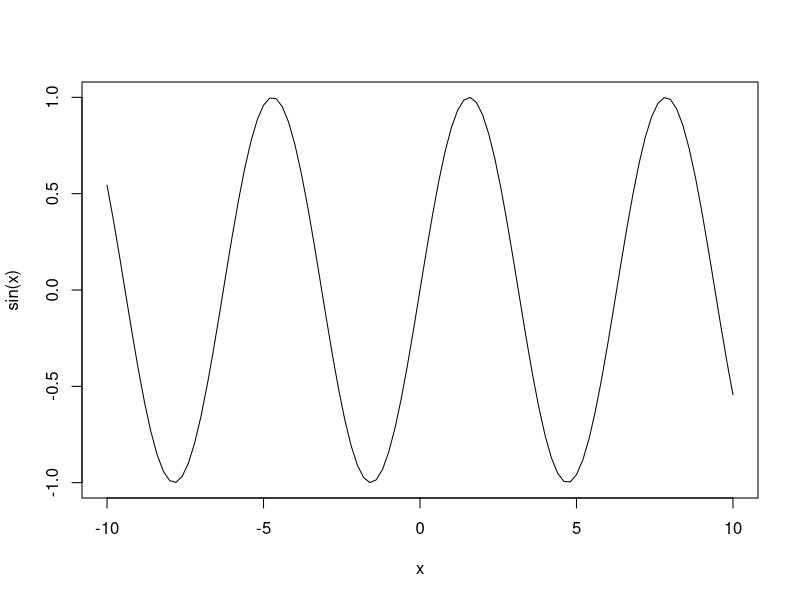
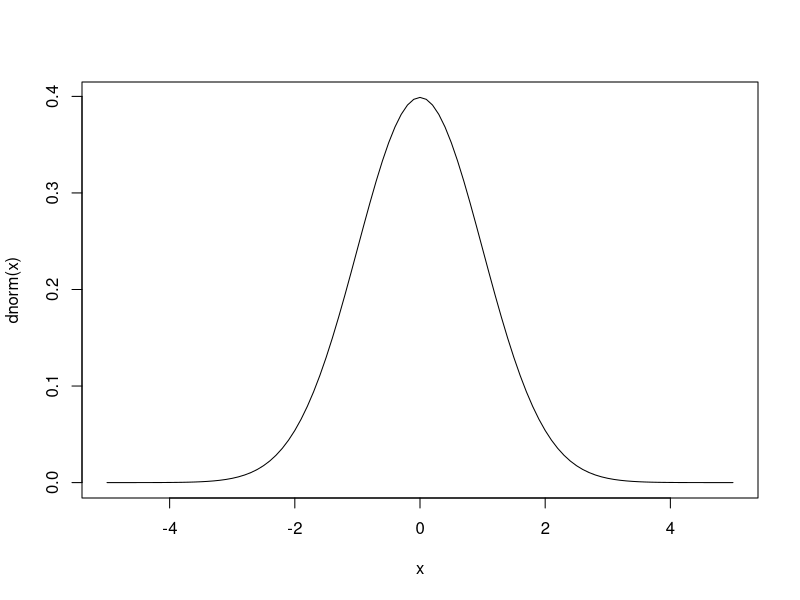
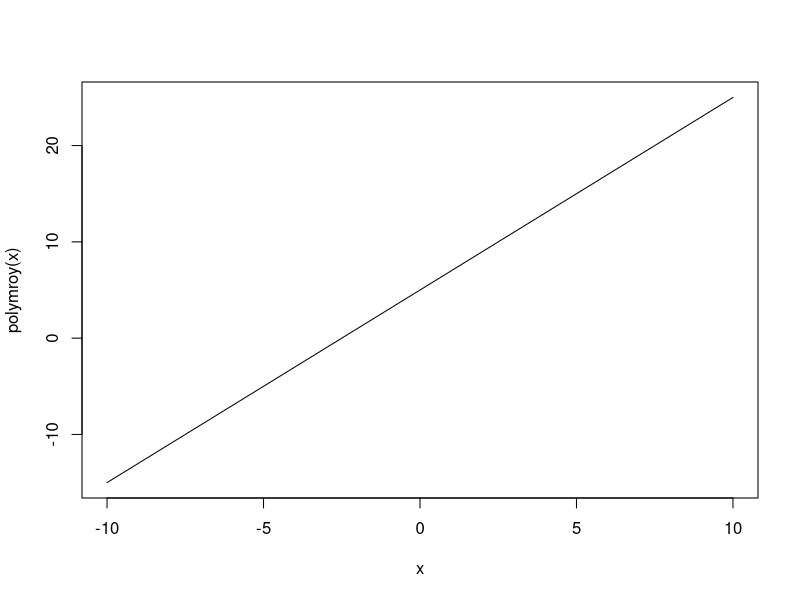
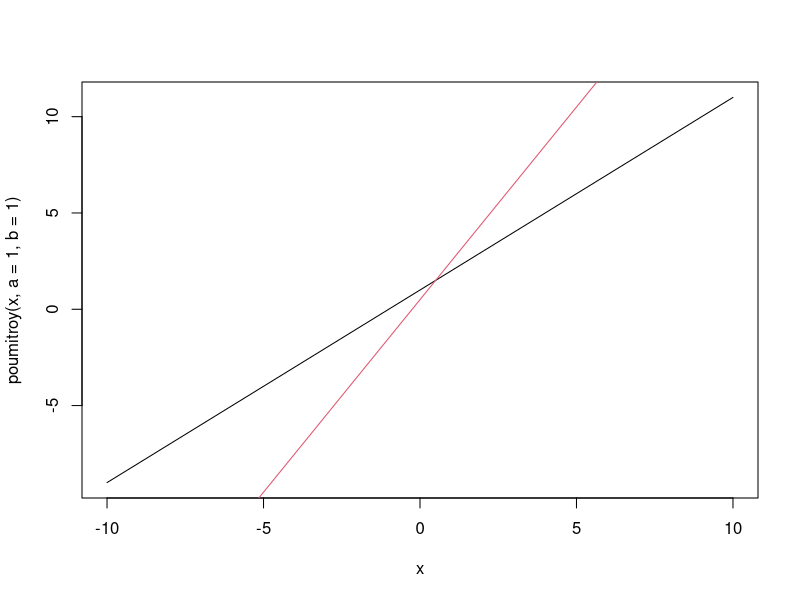

Here is the R script that generated these plots, in order:
## ---- chunk 1
knitr::opts_chunk$set(echo = TRUE)
## ---- chunk 2
2+3
## ---- chunk 3
2*sin(2*pi)
## ---- chunk 4
curve(expr = sin, from = -10, to = 10)
curve(expr = dnorm, from = -5, to = 5)
polymroy = function(x) {
  y = 2*x + 5
  return(y)
}
curve(expr = polymroy, from = -10, to = 10)
poumitroy = function(x, a, b) {
  y = a*x + b
  return(y)
}
curve(expr = poumitroy(x, a = 1, b = 1), from = -10, to = 10, col = 1)
curve(expr = poumitroy(x, a = 2, b = 0.5), add = TRUE, col = 2)
